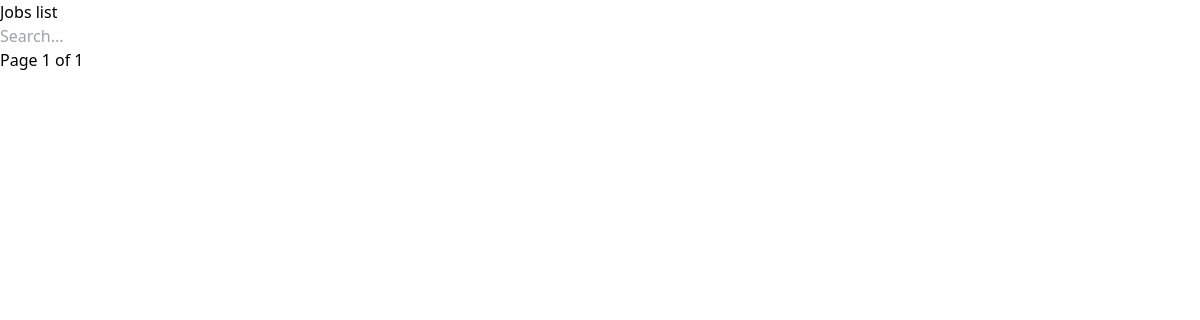
The app's page /, older data.
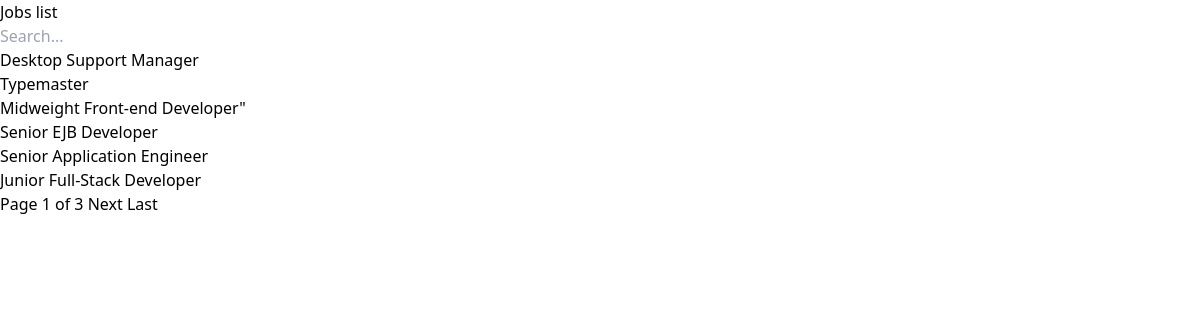
The same page, newer data.
### jobs/models.py (models this page shows, shortened)
class Job(models.Model):
  uuid = models.UUIDField(primary_key=True, default=uuid.uuid4)
  position = models.CharField(max_length=255, blank=False)
  posted_at = models.DateField()
  contract = models.CharField(max_length=255, choices=CONTRACT_TYPES, verbose_name="Contract type",default="full_time")
  location = models.CharField(max_length=255, verbose_name="Job location", blank=False)
  company = models.ForeignKey(Company, on_delete=models.CASCADE, related_name="jobs")
  apply = models.URLField(max_length=255, verbose_name="Application URL", blank=False)
  description = CKEditor5Field('Job description', config_name='extends', blank=False)
  requirements = CKEditor5Field('Job requirements', config_name='extends', blank=False)
  role = CKEditor5Field('Role details', config_name='extends', blank=False)

### jobs/views.py (the view)
# urls.py: path("", JobsList.as_view(), name='job-list'),
class JobsList(ListView):
  template_name = "jobs/jobsIndex.html"
  model = Job
  context_object_name = 'jobs'
  paginate_by = 6
  def get_queryset(self):
    queryset = Job.objects.all().order_by('posted_at')
    return queryset

### templates/jobs/jobsIndex.html (shortened to what this page needs)
{% extends "base.html" %}
{% block content %}
  <h1>Jobs list</h1>
  <form action="{% url 'search' %}" method="get">
    <input name="q" type="text" placeholder="Search...">
  </form>
  <ul>
    {% for job in jobs %}
      <li>
        <a href="{% url 'job' job.uuid %}">{{ job.position }}</a>
      </li>
    {% endfor %}
  </ul>
  <div>
    <span>
      <span>Page {{ page_obj.number }} of {{ page_obj.paginator.num_pages }}</span>
      {% if page_obj.has_next %}
        <a href="?page={{ page_obj.next_page_number }}">Next</a>
        <a href="?page={{ page_obj.paginator.num_pages }}">Last</a>
      {% endif %}
    </span>
  </div>
{% endblock content %}

### templates/base.html (shortened to what this page needs)
{% load static %}
{% load static tailwind_tags %}
<!DOCTYPE html>
<html lang="en">
  <head>
    {% tailwind_css %}
  </head>
  <body>
    <main>
      {% block content %}
      {% endblock content %}
    </main>
  </body>
</html>

Row changes from the older to the newer data that the page shows:
added Job: position "Desktop Support Manager"
added Job: position "Typemaster"
added Job: position "Midweight Front-end Developer\""
added Job: position "Senior EJB Developer"
added Job: position "Senior Application Engineer"
added Job: position "Junior Full-Stack Developer"
Text that changed along with them:
{{ page_obj.paginator.num_pages }}: "1" → "3"
text now shown: "Next Last"
